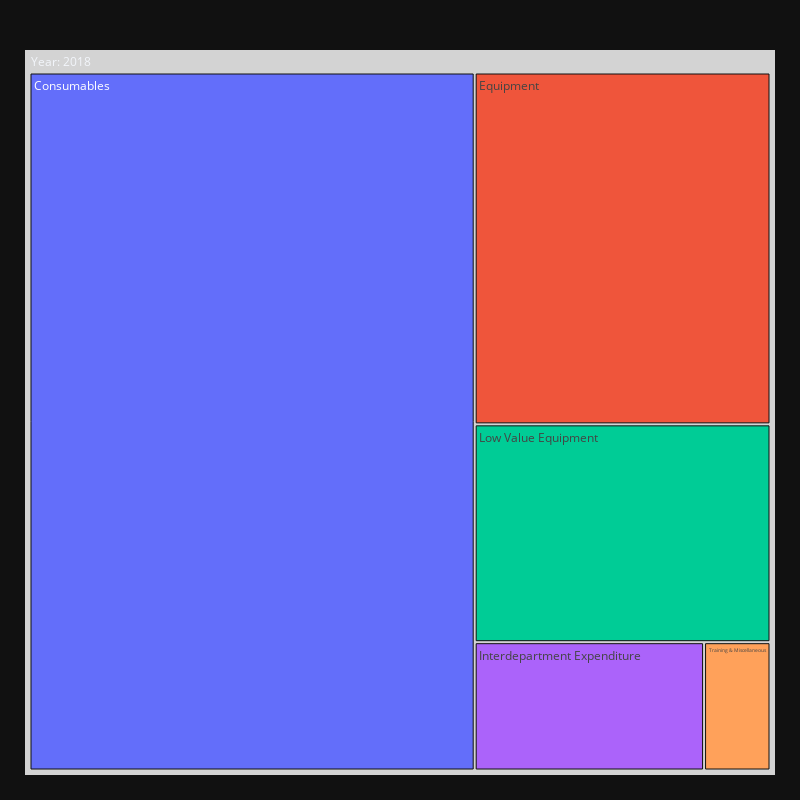

Notebook cell for this chart:
### Code cell
### treemap --- analysis of expenses by category
df = pd.read_csv('data/startup.csv')
df = process_loaded_data(df)
plot_treemap(df, 2018)

### Figure 1 — Plotly figure (JSON) as saved in the notebook; plotly's stock layout.template omitted (floating-point values rounded to 4 significant figures)
{"data": [{"branchvalues": "total", "domain": {"x": [0, 1], "y": [0, 1]}, "hovertemplate": "labels=%{label}<br>Value=%{value}<br>parent=%{parent}<br>id=%{id}<extra></extra>", "ids": ["Year: 2018/Consumables", "Year: 2018/Equipment", "Year: 2018/Interdepartment Expenditure", "Year: 2018/Low Value Equipment", "Year: 2018/Training & Miscellaneous", "Year: 2018"], "labels": ["Consumables", "Equipment", "Interdepartment Expenditure", "Low Value Equipment", "Training & Miscellaneous", "Year: 2018"], "name": "", "parents": ["Year: 2018", "Year: 2018", "Year: 2018", "Year: 2018", "Year: 2018", ""], "root": {"color": "lightgrey"}, "type": "treemap", "values": [72640.0, 24330.0, 6880.0, 15060.0, 1993.0, 120900.0]}], "layout": {"height": 800, "legend": {"tracegroupgap": 0}, "margin": {"b": 25, "l": 25, "r": 25, "t": 50}, "width": 800}}
